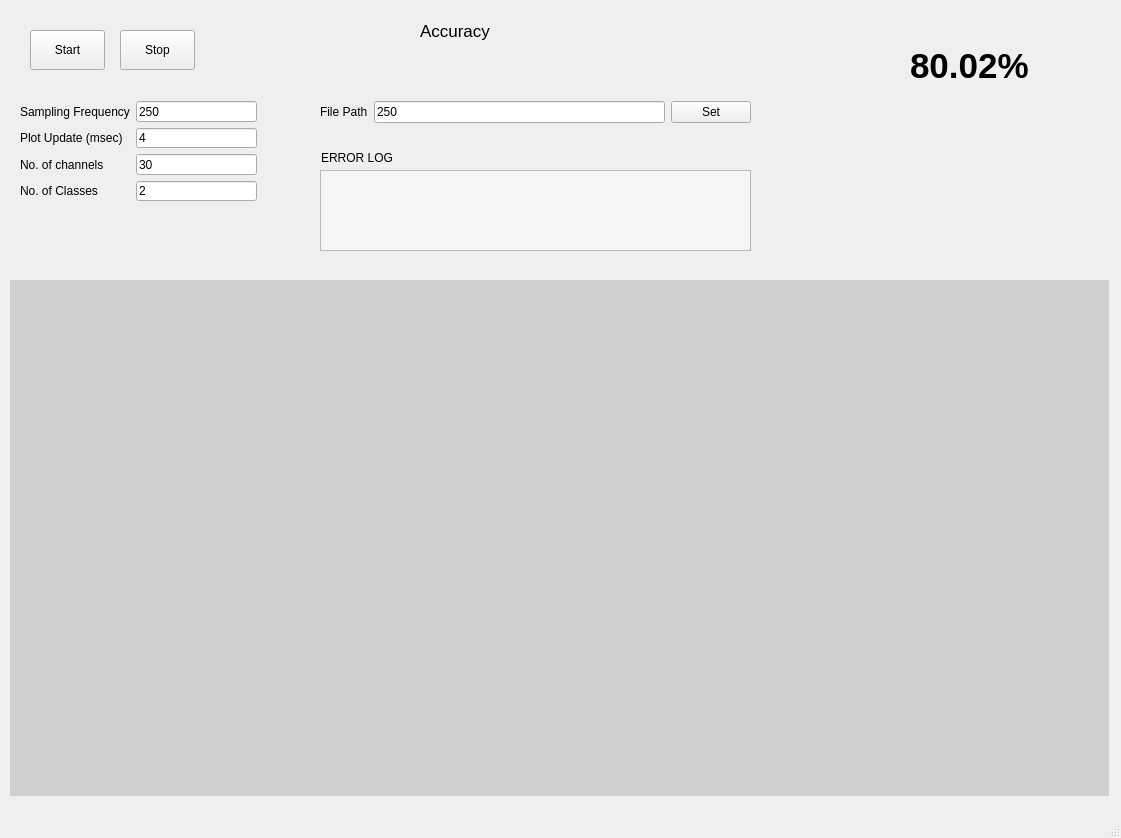
<?xml version="1.0" encoding="UTF-8"?>
<ui version="4.0">
 <class>MainWindow</class>
 <widget class="QMainWindow" name="MainWindow">
  <property name="geometry">
   <rect>
    <x>0</x>
    <y>0</y>
    <width>1121</width>
    <height>838</height>
   </rect>
  </property>
  <property name="windowTitle">
   <string>MainWindow</string>
  </property>
  <widget class="QWidget" name="centralwidget">
   <widget class="QLabel" name="accLbl">
    <property name="enabled">
     <bool>true</bool>
    </property>
    <property name="geometry">
     <rect>
      <x>420</x>
      <y>20</y>
      <width>561</width>
      <height>21</height>
     </rect>
    </property>
    <property name="font">
     <font>
      <pointsize>13</pointsize>
     </font>
    </property>
    <property name="text">
     <string>Accuracy</string>
    </property>
   </widget>
   <widget class="QLabel" name="accValue">
    <property name="geometry">
     <rect>
      <x>910</x>
      <y>40</y>
      <width>171</width>
      <height>51</height>
     </rect>
    </property>
    <property name="font">
     <font>
      <pointsize>26</pointsize>
      <weight>75</weight>
      <bold>true</bold>
     </font>
    </property>
    <property name="text">
     <string>80.02%</string>
    </property>
   </widget>
   <widget class="QPushButton" name="startBtn">
    <property name="geometry">
     <rect>
      <x>30</x>
      <y>30</y>
      <width>75</width>
      <height>40</height>
     </rect>
    </property>
    <property name="text">
     <string>Start</string>
    </property>
   </widget>
   <widget class="QPushButton" name="stopBtn">
    <property name="geometry">
     <rect>
      <x>120</x>
      <y>30</y>
      <width>75</width>
      <height>40</height>
     </rect>
    </property>
    <property name="text">
     <string>Stop</string>
    </property>
   </widget>
   <widget class="QWidget" name="layoutWidget">
    <property name="geometry">
     <rect>
      <x>10</x>
      <y>280</y>
      <width>1099</width>
      <height>536</height>
     </rect>
    </property>
    <layout class="QGridLayout" name="gridLayout_2">
     <item row="1" column="1">
      <spacer name="horizontalSpacer">
       <property name="orientation">
        <enum>Qt::Horizontal</enum>
       </property>
       <property name="sizeHint" stdset="0">
        <size>
         <width>1078</width>
         <height>20</height>
        </size>
       </property>
      </spacer>
     </item>
     <item row="0" column="0">
      <spacer name="verticalSpacer">
       <property name="orientation">
        <enum>Qt::Vertical</enum>
       </property>
       <property name="sizeHint" stdset="0">
        <size>
         <width>0</width>
         <height>508</height>
        </size>
       </property>
      </spacer>
     </item>
     <item row="0" column="1">
      <widget class="QWidget" name="PlotPlaceholder" native="true">
       <property name="styleSheet">
        <string notr="true">background-color: rgb(207, 207, 207);</string>
       </property>
      </widget>
     </item>
    </layout>
   </widget>
   <widget class="QWidget" name="layoutWidget">
    <property name="geometry">
     <rect>
      <x>20</x>
      <y>101</y>
      <width>237</width>
      <height>100</height>
     </rect>
    </property>
    <layout class="QGridLayout" name="gridLayout">
     <item row="0" column="0">
      <widget class="QLabel" name="fsLbl">
       <property name="text">
        <string>Sampling Frequency</string>
       </property>
      </widget>
     </item>
     <item row="0" column="1">
      <widget class="QLineEdit" name="fsTextbox">
       <property name="text">
        <string>250</string>
       </property>
      </widget>
     </item>
     <item row="1" column="0">
      <widget class="QLabel" name="plotupdateLbl">
       <property name="text">
        <string>Plot Update (msec)</string>
       </property>
      </widget>
     </item>
     <item row="1" column="1">
      <widget class="QLineEdit" name="plotupdateTextbox">
       <property name="text">
        <string>4</string>
       </property>
      </widget>
     </item>
     <item row="2" column="0">
      <widget class="QLabel" name="nchannelLbl">
       <property name="text">
        <string>No. of channels</string>
       </property>
      </widget>
     </item>
     <item row="2" column="1">
      <widget class="QLineEdit" name="nchannelsTextbox">
       <property name="text">
        <string>30</string>
       </property>
      </widget>
     </item>
     <item row="3" column="0">
      <widget class="QLabel" name="nclassesLbl">
       <property name="text">
        <string>No. of Classes</string>
       </property>
      </widget>
     </item>
     <item row="3" column="1">
      <widget class="QLineEdit" name="nclassesTextbox">
       <property name="text">
        <string>2</string>
       </property>
      </widget>
     </item>
    </layout>
   </widget>
   <widget class="QWidget" name="layoutWidget">
    <property name="geometry">
     <rect>
      <x>320</x>
      <y>100</y>
      <width>431</width>
      <height>25</height>
     </rect>
    </property>
    <layout class="QGridLayout" name="gridLayout_3">
     <item row="0" column="0">
      <widget class="QLabel" name="filepathLbl">
       <property name="text">
        <string>File Path</string>
       </property>
      </widget>
     </item>
     <item row="0" column="1">
      <widget class="QLineEdit" name="filepathTextbox">
       <property name="text">
        <string>250</string>
       </property>
      </widget>
     </item>
     <item row="0" column="2">
      <widget class="QPushButton" name="setfileBtn">
       <property name="text">
        <string>Set</string>
       </property>
      </widget>
     </item>
    </layout>
   </widget>
   <widget class="QLabel" name="errorLbl">
    <property name="geometry">
     <rect>
      <x>320</x>
      <y>170</y>
      <width>431</width>
      <height>81</height>
     </rect>
    </property>
    <property name="font">
     <font>
      <weight>75</weight>
      <bold>true</bold>
     </font>
    </property>
    <property name="styleSheet">
     <string notr="true">background-color: rgb(245, 245, 245);
border: 1px solid;
border-color: rgb(185, 185, 185);</string>
    </property>
    <property name="text">
     <string/>
    </property>
    <property name="alignment">
     <set>Qt::AlignLeading|Qt::AlignLeft|Qt::AlignTop</set>
    </property>
   </widget>
   <widget class="QLabel" name="label">
    <property name="geometry">
     <rect>
      <x>321</x>
      <y>150</y>
      <width>71</width>
      <height>16</height>
     </rect>
    </property>
    <property name="text">
     <string>ERROR LOGS</string>
    </property>
   </widget>
  </widget>
  <widget class="QStatusBar" name="statusbar"/>
 </widget>
 <resources/>
 <connections/>
</ui>
